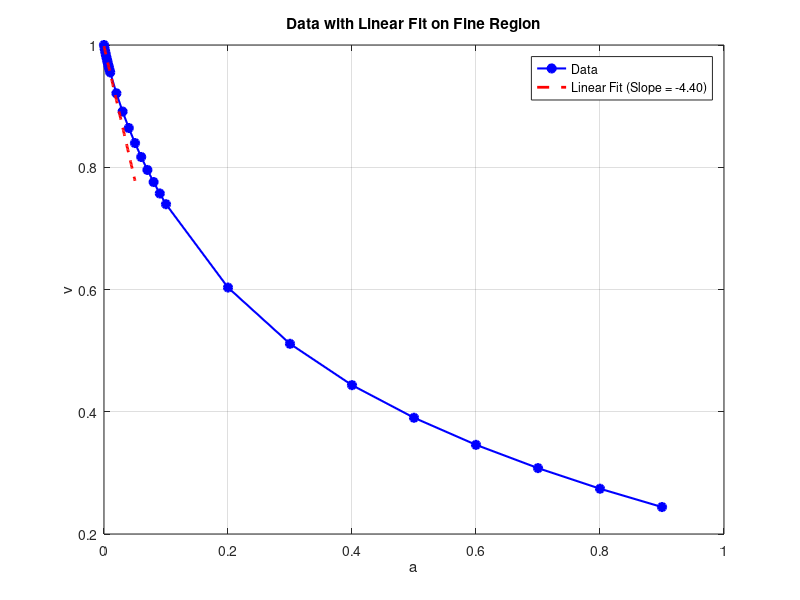

This chart was generated by the following MATLAB code:
% Your initial data
a = [0.000; 0.001; 0.002; 0.003; 0.004; 0.005; 0.006; 0.007; 0.008; 0.009; 0.01; ...
     0.02; 0.03; 0.04; 0.05; 0.06; 0.07; 0.08; 0.09; 0.1; ...
     0.2; 0.3; 0.4; 0.5; 0.6; 0.7; 0.8; 0.9];
     
v = [1.0000; 0.9939; 0.9888; 0.9840; 0.9795; 0.9751; 0.9709; 0.9668; 0.9629; 0.9590; 0.9552; ...
     0.9210; 0.8911; 0.8642; 0.8396; 0.8168; 0.7956; 0.7758; 0.7571; 0.7395; ...
     0.6032; 0.5112; 0.4435; 0.3902; 0.3459; 0.3078; 0.2741; 0.2441];

% 1. Isolate the "fine" data (e.g., a <= 0.01)
fine_indices = a <= 0.01;
a_fine = a(fine_indices);
v_fine = v(fine_indices);

% 2. Perform linear fit (polyfit of degree 1)
p = polyfit(a_fine, v_fine, 1);
slope = p(1);
intercept = p(2);

% 3. Generate y-values for the fit line
% Extending the line slightly beyond 0.01 so it's clearly visible
a_fit_line = linspace(0, 0.05, 100); 
v_fit_line = polyval(p, a_fit_line);

% 4. Plot original data and the linear fit
figure;
plot(a, v, 'bo-', 'LineWidth', 1.5, 'MarkerFaceColor', 'b'); 
hold on;
plot(a_fit_line, v_fit_line, 'r--', 'LineWidth', 2); 

% 5. Formatting
xlabel('a');
ylabel('v');
title('Data with Linear Fit on Fine Region');
legend('Data', sprintf('Linear Fit (Slope = %.2f)', slope));
grid on;
hold off;
